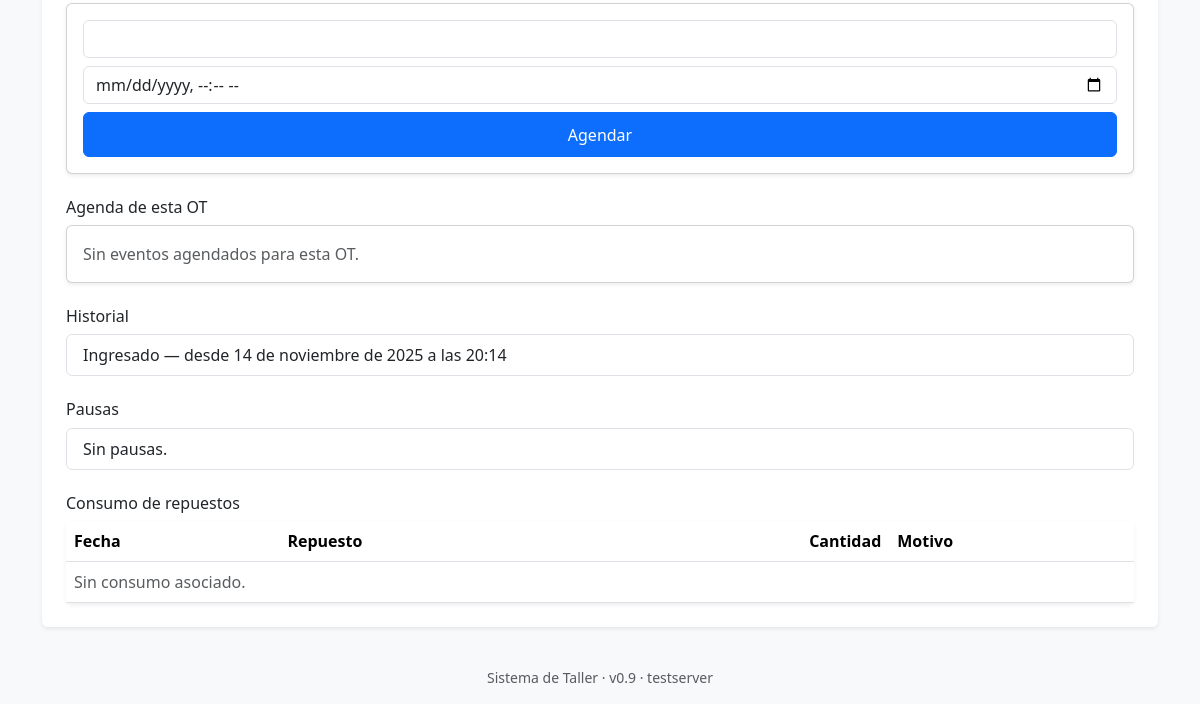
Before: /ot/22/ (lower part) with the older database file.
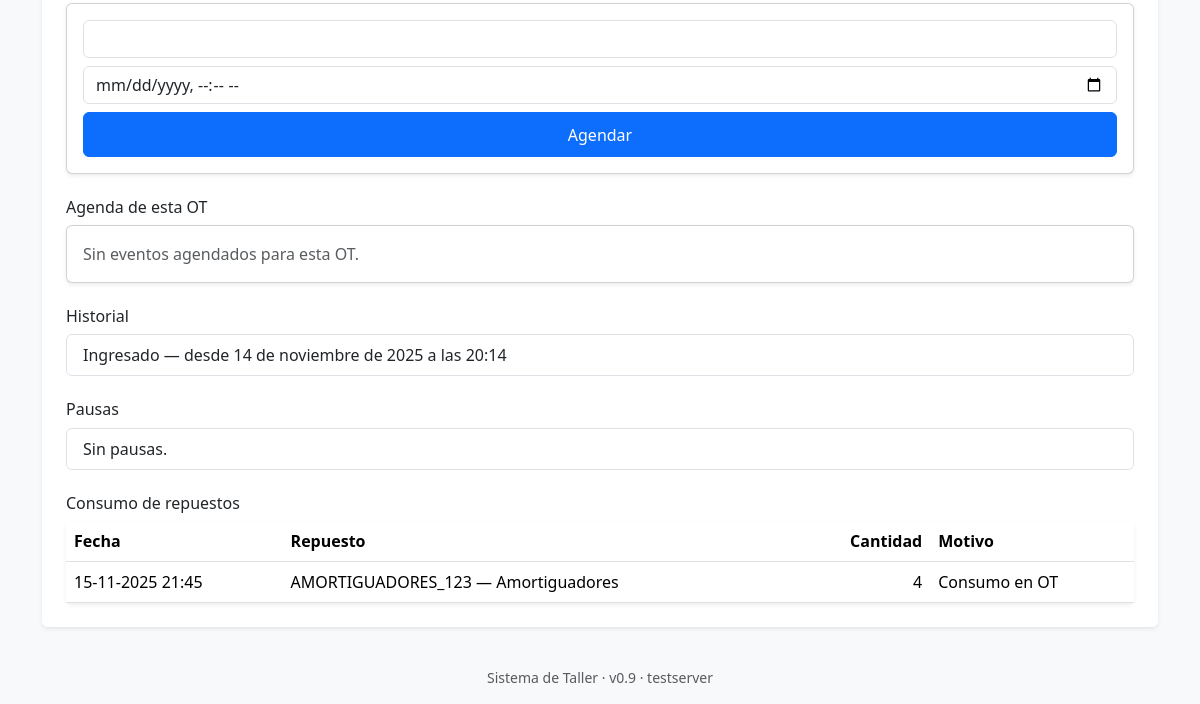
After: the same page with the newer database file.
### ot/models.py (models this page shows)
class HistorialEstadoOT(models.Model):
    ot = models.ForeignKey(OrdenTrabajo, on_delete=models.CASCADE, related_name="historial")
    estado = models.CharField(max_length=3, choices=EstadoOT.choices)
    inicio = models.DateTimeField(auto_now_add=True)
    fin = models.DateTimeField(null=True, blank=True)
    observaciones = models.TextField(blank=True)
    class Meta:
        indexes = [models.Index(fields=["ot", "estado", "inicio"])]
        verbose_name = "Historial de estado"
        verbose_name_plural = "Historial de estados"

### inventario/models.py (models this page shows, shortened)
class MovimientoStock(models.Model):
    ENTRADA = "ENTRADA"
    SALIDA  = "SALIDA"
    AJUSTE  = "AJUSTE"
    TIPO_CHOICES = [(ENTRADA, "Entrada"), (SALIDA, "Salida"), (AJUSTE, "Ajuste")]
    repuesto = models.ForeignKey(Repuesto, on_delete=models.PROTECT, related_name="movimientos")
    tipo = models.CharField(max_length=10, choices=TIPO_CHOICES)
    cantidad = models.DecimalField(max_digits=12, decimal_places=2)
    motivo = models.CharField(max_length=255, blank=True, default="")
    ot = models.ForeignKey("ot.OrdenTrabajo", on_delete=models.SET_NULL, null=True, blank=True, related_name="movimientos_repuesto")
    creado_por = models.ForeignKey(User, on_delete=models.SET_NULL, null=True, blank=True)
    creado_en = models.DateTimeField(auto_now_add=True)
    class Meta:
        ordering = ["-creado_en"]

class Repuesto(models.Model):
    codigo = models.CharField(max_length=50, unique=True)
    descripcion = models.CharField(max_length=255)
    unidad = models.CharField(max_length=10, choices=UNIDADES, default="un")
    stock_actual = models.DecimalField(max_digits=12, decimal_places=2, default=0)
    stock_minimo = models.DecimalField(max_digits=12, decimal_places=2, default=0)
    activo = models.BooleanField(default=True)
    class Meta:
        ordering = ["codigo"]

### ot/views.py (the view, shortened to what this page needs)
# urls.py: path("ot/<int:ot_id>/", views.ot_detalle, name="ot_detalle"),
def ot_detalle(request, ot_id):
    ot = get_object_or_404(OrdenTrabajo, id=ot_id)
    historial = ot.historial.order_by("-inicio")
    pausas = ot.pausas.order_by("-inicio")
    estado_choices = ot._meta.get_field("estado_actual").choices
    pausa_abierta = ot.pausas.filter(fin__isnull=True).order_by("-inicio").first()
    doc_form = DocumentoForm()
    prioridad_form = PrioridadForm(initial={"prioridad": ot.prioridad})
    estado_veh_form = EstadoVehiculoForm(initial={"estado": ot.vehiculo.estado})
    evento_form = EventoOTForm()
    eventos_ot = ot.eventos.order_by("-inicio")[:10]
    asignar_mec_form = AsignarMecanicoForm(initial={"mecanico": ot.mecanico_asignado})
    return render(
        request, "ot/ot_detalle.html",
        {
            "ot": ot, "historial": historial, "pausas": pausas,
            "estado_choices": estado_choices, "pausa_abierta": pausa_abierta,
            "doc_form": doc_form, "prioridad_form": prioridad_form, "estado_veh_form": estado_veh_form,
            "evento_form": evento_form,
            "eventos_ot": eventos_ot,
            "asignar_mec_form": asignar_mec_form,
        }
    )

### ot/forms.py (shortened to what this page needs)
class DocumentoForm(forms.Form):
    archivo = forms.FileField(
        label="Archivo (JPG/PNG/PDF)",
        widget=forms.ClearableFileInput(attrs={"class": "form-control"})
    )
    tipo = forms.CharField(
        required=False,
        max_length=30,
        label="Tipo (opcional)",
        widget=forms.TextInput(attrs={"class": "form-control", "placeholder": "ej. Informe, Siniestro, Antes/Después"})
    )

class PrioridadForm(forms.Form):
    prioridad = forms.ChoiceField(
        choices=PrioridadOT.choices,
        label="Prioridad",
        widget=forms.Select(attrs={"class": "form-select"})
    )

### core/context_processors.py (called while the page is built, shortened)
def notif_count(request):
    return {"notif_unread": 0}

def unread_notifications(request):
    try:
        from core.models import Notificacion
    except Exception:
        return {}
    if request.user.is_authenticated:
        qs = Notificacion.objects.filter(destinatario=request.user).order_by("-creada_en")
        return {
            "notif_unread": qs.filter(leida=False).count(),
            "notif_latest": qs[:5],  # queryset, se puede iterar en el template
        }
    return {"notif_unread": 0, "notif_latest": []}

### taller/models.py (called while the page is built)
    def __str__(self):
        return self.nombre

### templates/ot/ot_detalle.html (shortened to what this page needs)
{% extends "base.html" %}
{% block content %}
{% load roles %}
<div class="bg-white p-4 rounded shadow-sm">
    {% load static %}
    {% is_role 'RECEPCIONISTA' 'MECANICO' 'JEFE_TALLER' as can_docs %}
  {% if ot.activa %}
    <div class="card card-body shadow-sm">
      <form method="post" action="{% url 'ot_agendar_evento' ot.id %}">
        <div class="mb-2">{{ evento_form.titulo }}</div>
        <div class="mb-2">{{ evento_form.fecha }}</div>
        <button class="btn btn-primary w-100 btn-action btn-wide">Agendar</button>
      </form>
    </div>
  {% else %}
    <div class="card card-body shadow-sm bg-light text-muted">
      La OT está cerrada. No se pueden agendar eventos.
    </div>
  {% endif %}
  <h2 class="h6 mt-4">Agenda de esta OT</h2>
  <div class="card card-body shadow-sm">
    {% if eventos_ot %}
      <ul class="list-group">
        {% for e in eventos_ot %}
          <li class="list-group-item d-flex justify-content-between align-items-start">
            <div>
              <div class="fw-semibold">{{ e.titulo }}</div>
              <div class="small text-muted">
                {{ e.inicio }}{% if e.fin %} – {{ e.fin }}{% endif %}
                {% if e.todo_el_dia %} · Todo el día{% endif %}
              </div>
            </div>
            <a class="btn btn-outline-secondary btn-sm" href="{% url 'core_agenda' %}">
              Ver calendario
            </a>
          </li>
        {% endfor %}
      </ul>
    {% else %}
      <div class="text-muted">Sin eventos agendados para esta OT.</div>
    {% endif %}
  </div>
  <h2 class="h6 mt-4">Historial</h2>
  <ul class="list-group mb-3">
    {% for h in historial %}
      <li class="list-group-item d-flex justify-content-between">
        <span>{{ h.get_estado_display }} — desde {{ h.inicio }}{% if h.fin %} hasta {{ h.fin }}{% endif %}</span>
      </li>
    {% empty %}
      <li class="list-group-item">Sin historial.</li>
    {% endfor %}
  </ul>
  <h2 class="h6 mt-4">Pausas</h2>
  <ul class="list-group">
    {% for p in pausas %}
      <li class="list-group-item d-flex justify-content-between">
        <span>{{ p.motivo }} — desde {{ p.inicio }}{% if p.fin %} hasta {{ p.fin }}{% endif %}</span>
      </li>
    {% empty %}
      <li class="list-group-item">Sin pausas.</li>
    {% endfor %}
  </ul>
  <h3 class="h6 mt-4">Consumo de repuestos</h3>
  <div class="bg-white rounded shadow-sm">
    <div class="table-responsive-sm">
      <table class="table align-middle mb-0">
        <thead>
          <tr>
            <th>Fecha</th>
            <th>Repuesto</th>
            <th class="text-end">Cantidad</th>
            <th>Motivo</th>
          </tr>
        </thead>
        <tbody>
          {% for m in ot.movimientos_repuesto.all %}
          <tr>
            <td class="text-nowrap">{{ m.creado_en|date:"d-m-Y H:i" }}</td>
            <td>{{ m.repuesto.codigo }} — {{ m.repuesto.descripcion }}</td>
            <td class="text-end">{{ m.cantidad|floatformat:"-2" }}</td>
            <td>{{ m.motivo|default:"—" }}</td>
          </tr>
          {% empty %}
          <tr><td colspan="4" class="text-muted">Sin consumo asociado.</td></tr>
          {% endfor %}
        </tbody>
      </table>
    </div>
  </div>
</div>
{% endblock %}

Changed rows visible on the page:
added MovimientoStock: creado_en "15-11-2025 21:45", repuesto.codigo "AMORTIGUADORES_123", repuesto.descripcion "Amortiguadores", cantidad "4", motivo "Consumo en OT"
Other visible differences:
text no longer shown: "Sin consumo asociado."
